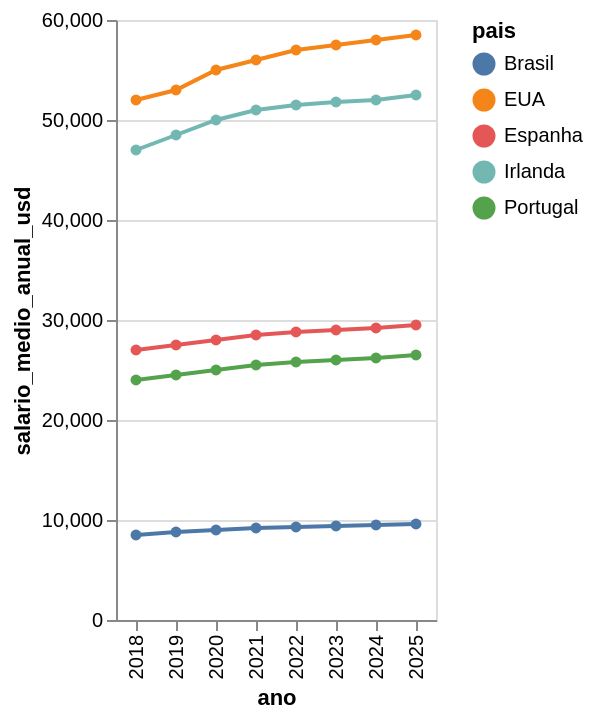

The code cell stored with this chart in its notebook:
### Code cell
st.subheader("💰 Evolução do Salário Médio Anual (USD)")

grafico_salario = alt.Chart(df_filtrado).mark_line(point=True).encode(
    x="ano:O",
    y="salario_medio_anual_usd:Q",
    color="pais:N",
    tooltip=["pais", "ano", "salario_medio_anual_usd"]
).properties(
    width='container',
).interactive()

st.altair_chart(grafico_salario, use_container_width=True)
grafico_salario

### Figure 1 — Vega-Lite specification as saved in the notebook (floating-point values rounded to 4 significant figures)
{"config": {"view": {"continuousWidth": 300, "continuousHeight": 300}}, "data": {"name": "data-1e0e122677818c205e8fed5c95f1ad96"}, "mark": {"type": "line", "point": true}, "encoding": {"color": {"field": "pais", "type": "nominal"}, "tooltip": [{"field": "pais", "type": "nominal"}, {"field": "ano", "type": "quantitative"}, {"field": "salario_medio_anual_usd", "type": "quantitative"}], "x": {"field": "ano", "type": "ordinal"}, "y": {"field": "salario_medio_anual_usd", "type": "quantitative"}}, "params": [{"name": "param_1e9efca18e7a2868", "select": {"type": "interval", "encodings": ["x", "y"]}, "bind": "scales"}], "width": "container", "$schema": "https://vega.github.io/schema/vega-lite/v6.1.0.json", "datasets": {"data-1e0e122677818c205e8fed5c95f1ad96": [{"pais": "Portugal", "ano": 2018, "preco_medio_habitacao_usd": 210000, "salario_medio_anual_usd": 24000, "salario_medio_mensal_usd": 2000, "inflacao_anual_pct": 1.2, "preco_rendimento_ratio": 8.75}, {"pais": "Portugal", "ano": 2019, "preco_medio_habitacao_usd": 225000, "salario_medio_anual_usd": 24500, "salario_medio_mensal_usd": 2042, "inflacao_anual_pct": 0.3, "preco_rendimento_ratio": 9.18}, {"pais": "Portugal", "ano": 2020, "preco_medio_habitacao_usd": 240000, "salario_medio_anual_usd": 25000, "salario_medio_mensal_usd": 2083, "inflacao_anual_pct": 0.0, "preco_rendimento_ratio": 9.6}, {"pais": "Portugal", "ano": 2021, "preco_medio_habitacao_usd": 270000, "salario_medio_anual_usd": 25500, "salario_medio_mensal_usd": 2125, "inflacao_anual_pct": 1.3, "preco_rendimento_ratio": 10.59}, {"pais": "Portugal", "ano": 2022, "preco_medio_habitacao_usd": 300000, "salario_medio_anual_usd": 25800, "salario_medio_mensal_usd": 2150, "inflacao_anual_pct": 7.8, "preco_rendimento_ratio": 11.63}, {"pais": "Portugal", "ano": 2023, "preco_medio_habitacao_usd": 310000, "salario_medio_anual_usd": 26000, "salario_medio_mensal_usd": 2167, "inflacao_anual_pct": 5.3, "preco_rendimento_ratio": 11.92}, {"pais": "Portugal", "ano": 2024, "preco_medio_habitacao_usd": 320000, "salario_medio_anual_usd": 26200, "salario_medio_mensal_usd": 2183, "inflacao_anual_pct": 2.2, "preco_rendimento_ratio": 12.21}, {"pais": "Portugal", "ano": 2025, "preco_medio_habitacao_usd": 330000, "salario_medio_anual_usd": 26500, "salario_medio_mensal_usd": 2208, "inflacao_anual_pct": 2.0, "preco_rendimento_ratio": 12.45}, {"pais": "Espanha", "ano": 2018, "preco_medio_habitacao_usd": 230000, "salario_medio_anual_usd": 27000, "salario_medio_mensal_usd": 2250, "inflacao_anual_pct": 1.7, "preco_rendimento_ratio": 8.52}, {"pais": "Espanha", "ano": 2019, "preco_medio_habitacao_usd": 245000, "salario_medio_anual_usd": 27500, "salario_medio_mensal_usd": 2292, "inflacao_anual_pct": 0.8, "preco_rendimento_ratio": 8.91}, {"pais": "Espanha", "ano": 2020, "preco_medio_habitacao_usd": 260000, "salario_medio_anual_usd": 28000, "salario_medio_mensal_usd": 2333, "inflacao_anual_pct": 0.3, "preco_rendimento_ratio": 9.29}, {"pais": "Espanha", "ano": 2021, "preco_medio_habitacao_usd": 285000, "salario_medio_anual_usd": 28500, "salario_medio_mensal_usd": 2375, "inflacao_anual_pct": 3.1, "preco_rendimento_ratio": 10.0}, {"pais": "Espanha", "ano": 2022, "preco_medio_habitacao_usd": 300000, "salario_medio_anual_usd": 28800, "salario_medio_mensal_usd": 2400, "inflacao_anual_pct": 8.4, "preco_rendimento_ratio": 10.42}, {"pais": "Espanha", "ano": 2023, "preco_medio_habitacao_usd": 305000, "salario_medio_anual_usd": 29000, "salario_medio_mensal_usd": 2417, "inflacao_anual_pct": 3.5, "preco_rendimento_ratio": 10.52}, {"pais": "Espanha", "ano": 2024, "preco_medio_habitacao_usd": 310000, "salario_medio_anual_usd": 29200, "salario_medio_mensal_usd": 2433, "inflacao_anual_pct": 2.9, "preco_rendimento_ratio": 10.62}, {"pais": "Espanha", "ano": 2025, "preco_medio_habitacao_usd": 315000, "salario_medio_anual_usd": 29500, "salario_medio_mensal_usd": 2458, "inflacao_anual_pct": 2.3, "preco_rendimento_ratio": 10.68}, {"pais": "EUA", "ano": 2018, "preco_medio_habitacao_usd": 330000, "salario_medio_anual_usd": 52000, "salario_medio_mensal_usd": 4333, "inflacao_anual_pct": 2.4, "preco_rendimento_ratio": 6.35}, {"pais": "EUA", "ano": 2019, "preco_medio_habitacao_usd": 340000, "salario_medio_anual_usd": 53000, "salario_medio_mensal_usd": 4417, "inflacao_anual_pct": 1.8, "preco_rendimento_ratio": 6.42}, {"pais": "EUA", "ano": 2020, "preco_medio_habitacao_usd": 350000, "salario_medio_anual_usd": 55000, "salario_medio_mensal_usd": 4583, "inflacao_anual_pct": 1.2, "preco_rendimento_ratio": 6.36}, {"pais": "EUA", "ano": 2021, "preco_medio_habitacao_usd": 400000, "salario_medio_anual_usd": 56000, "salario_medio_mensal_usd": 4667, "inflacao_anual_pct": 4.7, "preco_rendimento_ratio": 7.14}, {"pais": "EUA", "ano": 2022, "preco_medio_habitacao_usd": 470000, "salario_medio_anual_usd": 57000, "salario_medio_mensal_usd": 4750, "inflacao_anual_pct": 8.0, "preco_rendimento_ratio": 8.25}, {"pais": "EUA", "ano": 2023, "preco_medio_habitacao_usd": 495000, "salario_medio_anual_usd": 57500, "salario_medio_mensal_usd": 4792, "inflacao_anual_pct": 4.1, "preco_rendimento_ratio": 8.61}, {"pais": "EUA", "ano": 2024, "preco_medio_habitacao_usd": 510000, "salario_medio_anual_usd": 58000, "salario_medio_mensal_usd": 4833, "inflacao_anual_pct": 2.7, "preco_rendimento_ratio": 8.79}, {"pais": "EUA", "ano": 2025, "preco_medio_habitacao_usd": 520000, "salario_medio_anual_usd": 58500, "salario_medio_mensal_usd": 4875, "inflacao_anual_pct": 2.3, "preco_rendimento_ratio": 8.89}, {"pais": "Brasil", "ano": 2018, "preco_medio_habitacao_usd": 120000, "salario_medio_anual_usd": 8500, "salario_medio_mensal_usd": 708, "inflacao_anual_pct": 3.7, "preco_rendimento_ratio": 14.12}, {"pais": "Brasil", "ano": 2019, "preco_medio_habitacao_usd": 130000, "salario_medio_anual_usd": 8800, "salario_medio_mensal_usd": 733, "inflacao_anual_pct": 3.7, "preco_rendimento_ratio": 14.77}, {"pais": "Brasil", "ano": 2020, "preco_medio_habitacao_usd": 140000, "salario_medio_anual_usd": 9000, "salario_medio_mensal_usd": 750, "inflacao_anual_pct": 4.5, "preco_rendimento_ratio": 15.56}, {"pais": "Brasil", "ano": 2021, "preco_medio_habitacao_usd": 150000, "salario_medio_anual_usd": 9200, "salario_medio_mensal_usd": 767, "inflacao_anual_pct": 10.1, "preco_rendimento_ratio": 16.3}, {"pais": "Brasil", "ano": 2022, "preco_medio_habitacao_usd": 155000, "salario_medio_anual_usd": 9300, "salario_medio_mensal_usd": 775, "inflacao_anual_pct": 5.8, "preco_rendimento_ratio": 16.67}, {"pais": "Brasil", "ano": 2023, "preco_medio_habitacao_usd": 158000, "salario_medio_anual_usd": 9400, "salario_medio_mensal_usd": 783, "inflacao_anual_pct": 4.6, "preco_rendimento_ratio": 16.81}, {"pais": "Brasil", "ano": 2024, "preco_medio_habitacao_usd": 160000, "salario_medio_anual_usd": 9500, "salario_medio_mensal_usd": 792, "inflacao_anual_pct": 5.0, "preco_rendimento_ratio": 16.84}, {"pais": "Brasil", "ano": 2025, "preco_medio_habitacao_usd": 165000, "salario_medio_anual_usd": 9600, "salario_medio_mensal_usd": 800, "inflacao_anual_pct": 4.5, "preco_rendimento_ratio": 17.19}, {"pais": "Irlanda", "ano": 2018, "preco_medio_habitacao_usd": 300000, "salario_medio_anual_usd": 47000, "salario_medio_mensal_usd": 3917, "inflacao_anual_pct": 0.6, "preco_rendimento_ratio": 6.38}, {"pais": "Irlanda", "ano": 2019, "preco_medio_habitacao_usd": 320000, "salario_medio_anual_usd": 48500, "salario_medio_mensal_usd": 4042, "inflacao_anual_pct": 0.9, "preco_rendimento_ratio": 6.6}, {"pais": "Irlanda", "ano": 2020, "preco_medio_habitacao_usd": 350000, "salario_medio_anual_usd": 50000, "salario_medio_mensal_usd": 4167, "inflacao_anual_pct": 0.3, "preco_rendimento_ratio": 7.0}, {"pais": "Irlanda", "ano": 2021, "preco_medio_habitacao_usd": 380000, "salario_medio_anual_usd": 51000, "salario_medio_mensal_usd": 4250, "inflacao_anual_pct": 2.4, "preco_rendimento_ratio": 7.45}, {"pais": "Irlanda", "ano": 2022, "preco_medio_habitacao_usd": 400000, "salario_medio_anual_usd": 51500, "salario_medio_mensal_usd": 4292, "inflacao_anual_pct": 7.8, "preco_rendimento_ratio": 7.77}, {"pais": "Irlanda", "ano": 2023, "preco_medio_habitacao_usd": 410000, "salario_medio_anual_usd": 51800, "salario_medio_mensal_usd": 4317, "inflacao_anual_pct": 6.4, "preco_rendimento_ratio": 7.92}, {"pais": "Irlanda", "ano": 2024, "preco_medio_habitacao_usd": 420000, "salario_medio_anual_usd": 52000, "salario_medio_mensal_usd": 4333, "inflacao_anual_pct": 1.8, "preco_rendimento_ratio": 8.08}, {"pais": "Irlanda", "ano": 2025, "preco_medio_habitacao_usd": 430000, "salario_medio_anual_usd": 52500, "salario_medio_mensal_usd": 4375, "inflacao_anual_pct": 2.0, "preco_rendimento_ratio": 8.19}]}}
